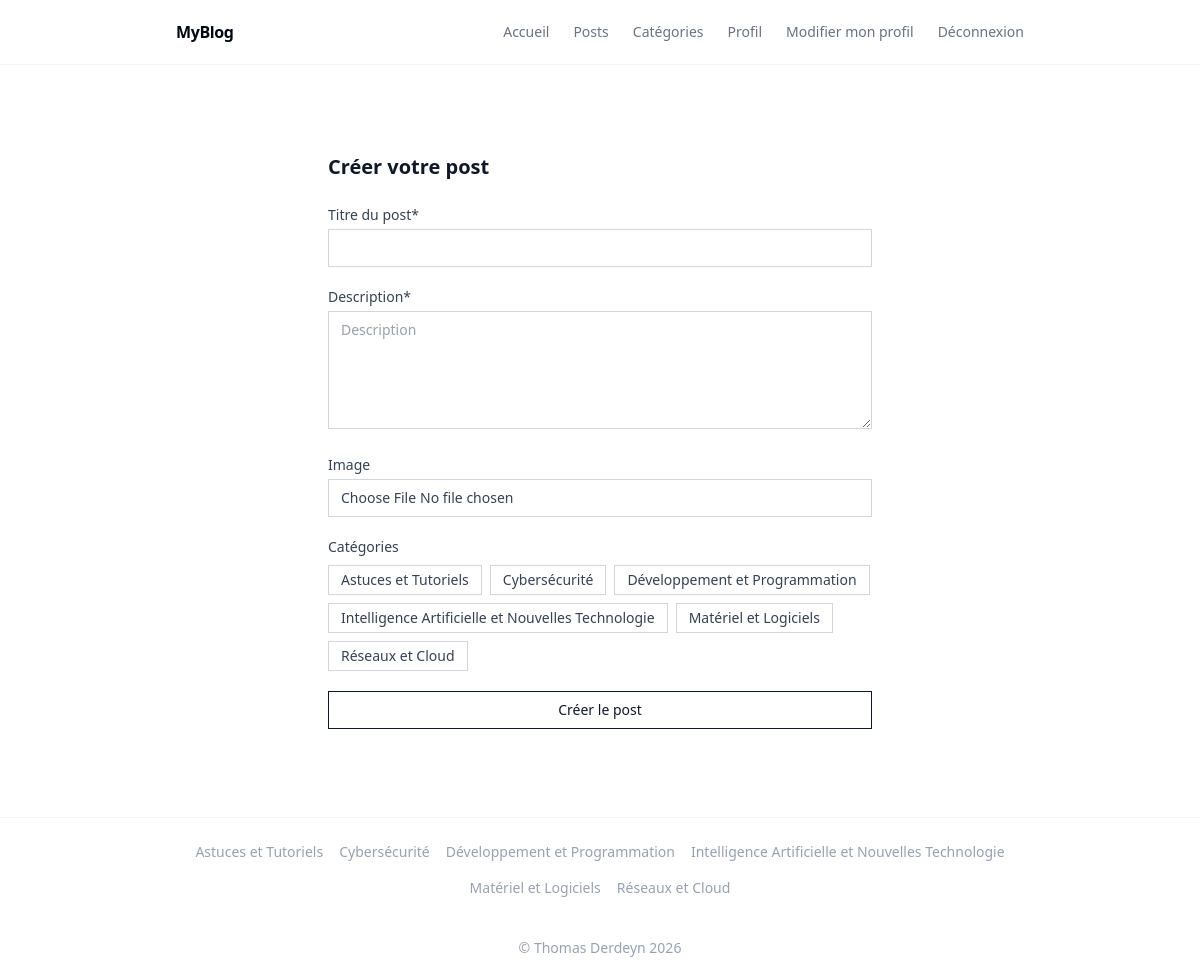
The page /post/create/ (signed in) on the database its author committed.
### blog_app/models.py (models this page shows, shortened)
class Category(models.Model):
  name = models.CharField(max_length=50, verbose_name="Nom")
  class Meta:
    ordering = ('name', )
    verbose_name = "catégorie"
    verbose_name_plural = "catégories"

### blog_app/views/post_views.py (the view, shortened to what this page needs)
# urls.py: path('post/create/', views.CreatePostView.as_view(), name="post_create"),
class CreatePostView(PermissionRequiredMixin,View):
    permission_required = "blog_app.add_post"
    model = Post
    def get(self, request):
        if not request.user.is_authenticated:
            return redirect(f"{settings.LOGIN_URL}?next={request.path}")
        categories = Category.objects.all()
        context = {
            "categories": categories,
        }
        return render(request, "blog_app/post/post_create.html", context)

### blog_app/context_processors.py (called while the page is built)
def categories_processor(request):
  return { "all_categories": Category.objects.all() }

### blog_app/templates/blog_app/post/post_create.html (shortened to what this page needs)
{% extends 'base.html' %}
{% load static %}
{% block content %}
<div class="max-w-xl mx-auto px-4 py-10">
    <h2 class="text-xl font-semibold text-gray-900 mb-6">
        Créer votre post
    </h2>
    <form method="post"
          action="{% url 'post_create' %}"
          enctype="multipart/form-data"
          class="space-y-5">
        <div>
            <label for="id_title"
                   class="block text-sm text-gray-700 mb-1">
                Titre du post*
            </label>
            <input required
                   type="text"
                   name="title"
                   id="id_title"
                   maxlength="50"
                   value="{{ form.title.value|default_if_none:'' }}"
                   class="w-full border border-gray-300 px-3 py-2 text-sm focus:outline-none focus:border-gray-500">
        </div>
        <div>
            <label for="id_description"
                   class="block text-sm text-gray-700 mb-1">
                Description*
            </label>
            <textarea required
                      name="description"
                      id="id_description"
                      placeholder="Description"
                      rows="5"
                      maxlength="500"
                      class="w-full border border-gray-300 px-3 py-2 text-sm focus:outline-none focus:border-gray-500">{{ form.description.value|default_if_none:'' }}</textarea>
        </div>
        <div>
            <label for="id_image"
                   class="block text-sm text-gray-700 mb-1">
                Image
            </label>
            <input type="file"
                   accept="image/*"
                   name="image"
                   id="id_image"
                   class="w-full border border-gray-300 px-3 py-2 text-sm focus:outline-none focus:border-gray-500">
        </div>
        <div>
            <p class="text-sm text-gray-700 mb-2">Catégories</p>
            <div class="flex flex-wrap gap-2">
                {% for category in categories %}
                    <label class="cursor-pointer">
                        <span class="inline-block border border-gray-300 px-3 py-1 text-sm bg-white
                                     peer-checked:bg-gray-900 peer-checked:text-white peer-checked:border-gray-900
                                     peer-focus-visible:ring-2 peer-focus-visible:ring-gray-400">
                            {{ category.name }}
                        </span>
                    </label>
                {% empty %}
                    <p class="text-sm text-gray-500">Aucune catégorie</p>
                {% endfor %}
            </div>
        </div>
        <button type="submit"
                class="w-full border border-gray-900 px-4 py-2 text-sm text-gray-900 hover:bg-gray-900 hover:text-white transition-colors cursor-pointer">
            {{ action_text | default:"Créer le post" }}
        </button>
    </form>
</div>
{% endblock %}

### templates/base.html (shortened to what this page needs)
{% load static %}
<!DOCTYPE html>
<html lang="fr">
<head>
  <link rel="stylesheet" href="https://cdnjs.cloudflare.com/ajax/libs/font-awesome/6.4.0/css/all.min.css" />
  <script src="https://cdn.jsdelivr.net/npm/@tailwindcss/browser@4"></script>
  <link rel="stylesheet" type="text/css" href="{% static 'css/styles.css' %}" />
</head>
<body class="bg-white text-gray-700 antialiased min-h-screen flex flex-col">
  <header class="border-b border-gray-100">
    <nav>
      <ul class="max-w-4xl mx-auto px-6 py-5 flex items-center justify-between">
        <a href="{% url 'index' %}" class="text-base font-semibold tracking-tight text-gray-950">
          MyBlog
        </a>
        <div class="flex gap-6 text-sm font-medium text-gray-500">
          <li><a href="{% url 'index' %}" class="hover:text-gray-950 transition-colors">Accueil</a></li>
          <li><a href="{% url 'post_list' %}" class="hover:text-gray-950 transition-colors">Posts</a></li>
          <li><a href="{% url 'category_list' %}" class="hover:text-gray-950 transition-colors">Catégories</a></li>
          {% if user.is_authenticated %}
          <li><a href="{% url 'profile' %}" class="hover:text-gray-950 transition-colors">Profil</a></li>
          <li><a href="{% url 'edit_profile' %}" class="hover:text-gray-950 transition-colors">Modifier mon profil</a></li>
          <li class="nav-item">
            <form method="post" action="{% url 'logout' %}" class="space-y-5">
              <input type="submit" value="Déconnexion" class="hover:text-gray-950 transition-colors cursor-pointer">
            </form>
          </li>
          {% endif %}
      </ul>
    </nav>
  </header>
  <main class="flex-1">
    <div class="max-w-4xl mx-auto px-6 py-12">
      {% block content %}
      {% endblock %}
    </div>
  </main>
  <footer class="border-t border-gray-100">
    <div class="max-w-4xl mx-auto px-6 py-6">
      <div class="flex flex-wrap justify-center gap-4 text-sm text-gray-400">
        {% for category in all_categories %}
        <a href="{% url 'category' pk=category.pk %}" class="transition-colors duration-200 hover:text-gray-900">
          {{ category.name }}
        </a>
        {% endfor %}
      </div>
    </div>
    <div class="max-w-4xl mx-auto px-6 py-4 text-center text-sm text-gray-400">
      <p>&copy; Thomas Derdeyn 2026</p>
    </div>
  </footer>
</body>
</html>

### rows shown on the page
Category: name "Astuces et Tutoriels"
Category: name "Cybersécurité"
Category: name "Développement et Programmation"
Category: name "Intelligence Artificielle et Nouvelles Technologie"
Category: name "Matériel et Logiciels"
Category: name "Réseaux et Cloud"

### other values the page prints
{{ action_text | default:"Créer le post" }} "Créer le post"
